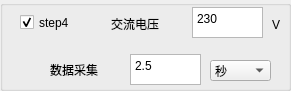
  <widget class="QGroupBox" name="groupBox_6">
   <property name="geometry">
    <rect>
     <x>0</x>
     <y>420</y>
     <width>291</width>
     <height>91</height>
    </rect>
   </property>
   <property name="title">
    <string/>
   </property>
   <widget class="QLabel" name="label_27">
    <property name="geometry">
     <rect>
      <x>272</x>
      <y>17</y>
      <width>16</width>
      <height>16</height>
     </rect>
    </property>
    <property name="text">
     <string>V</string>
    </property>
   </widget>
   <widget class="QCheckBox" name="checkBox_S4">
    <property name="geometry">
     <rect>
      <x>20</x>
      <y>12</y>
      <width>81</width>
      <height>21</height>
     </rect>
    </property>
    <property name="text">
     <string>step4</string>
    </property>
    <property name="checked">
     <bool>true</bool>
    </property>
   </widget>
   <widget class="QLabel" name="label_24">
    <property name="geometry">
     <rect>
      <x>111</x>
      <y>14</y>
      <width>71</width>
      <height>20</height>
     </rect>
    </property>
    <property name="text">
     <string>交流电压</string>
    </property>
   </widget>
   <widget class="QTextEdit" name="textEdit_S4_TIME">
    <property name="geometry">
     <rect>
      <x>130</x>
      <y>54</y>
      <width>71</width>
      <height>31</height>
     </rect>
    </property>
    <property name="html">
     <string>&lt;!DOCTYPE HTML PUBLIC &quot;-//W3C//DTD HTML 4.0//EN&quot; &quot;http://www.w3.org/TR/REC-html40/strict.dtd&quot;&gt;
&lt;html&gt;&lt;head&gt;&lt;meta name=&quot;qrichtext&quot; content=&quot;1&quot; /&gt;&lt;style type=&quot;text/css&quot;&gt;
p, li { white-space: pre-wrap; }
&lt;/style&gt;&lt;/head&gt;&lt;body style=&quot; font-family:'宋体'; font-size:10pt; font-weight:400; font-style:normal;&quot;&gt;
&lt;p style=&quot; margin-top:0px; margin-bottom:0px; margin-left:0px; margin-right:0px; -qt-block-indent:0; text-indent:0px;&quot;&gt;&lt;span style=&quot; font-family:'SimSun'; font-size:9pt;&quot;&gt;2.5&lt;/span&gt;&lt;/p&gt;&lt;/body&gt;&lt;/html&gt;</string>
    </property>
   </widget>
   <widget class="QTextEdit" name="textEdit_S4_AC_VOLT">
    <property name="geometry">
     <rect>
      <x>192</x>
      <y>7</y>
      <width>71</width>
      <height>31</height>
     </rect>
    </property>
    <property name="html">
     <string>&lt;!DOCTYPE HTML PUBLIC &quot;-//W3C//DTD HTML 4.0//EN&quot; &quot;http://www.w3.org/TR/REC-html40/strict.dtd&quot;&gt;
&lt;html&gt;&lt;head&gt;&lt;meta name=&quot;qrichtext&quot; content=&quot;1&quot; /&gt;&lt;style type=&quot;text/css&quot;&gt;
p, li { white-space: pre-wrap; }
&lt;/style&gt;&lt;/head&gt;&lt;body style=&quot; font-family:'宋体'; font-size:10pt; font-weight:400; font-style:normal;&quot;&gt;
&lt;p style=&quot; margin-top:0px; margin-bottom:0px; margin-left:0px; margin-right:0px; -qt-block-indent:0; text-indent:0px;&quot;&gt;&lt;span style=&quot; font-family:'SimSun'; font-size:9pt;&quot;&gt;230&lt;/span&gt;&lt;/p&gt;&lt;/body&gt;&lt;/html&gt;</string>
    </property>
   </widget>
   <widget class="QLabel" name="label_25">
    <property name="geometry">
     <rect>
      <x>50</x>
      <y>60</y>
      <width>71</width>
      <height>20</height>
     </rect>
    </property>
    <property name="text">
     <string>数据采集</string>
    </property>
   </widget>
   <widget class="QComboBox" name="comboBox_S4_TIME">
    <property name="geometry">
     <rect>
      <x>210</x>
      <y>60</y>
      <width>61</width>
      <height>21</height>
     </rect>
    </property>
    <item>
     <property name="text">
      <string>秒</string>
     </property>
    </item>
    <item>
     <property name="text">
      <string>毫秒</string>
     </property>
    </item>
    <item>
     <property name="text">
      <string>分钟</string>
     </property>
    </item>
   </widget>
  </widget>
